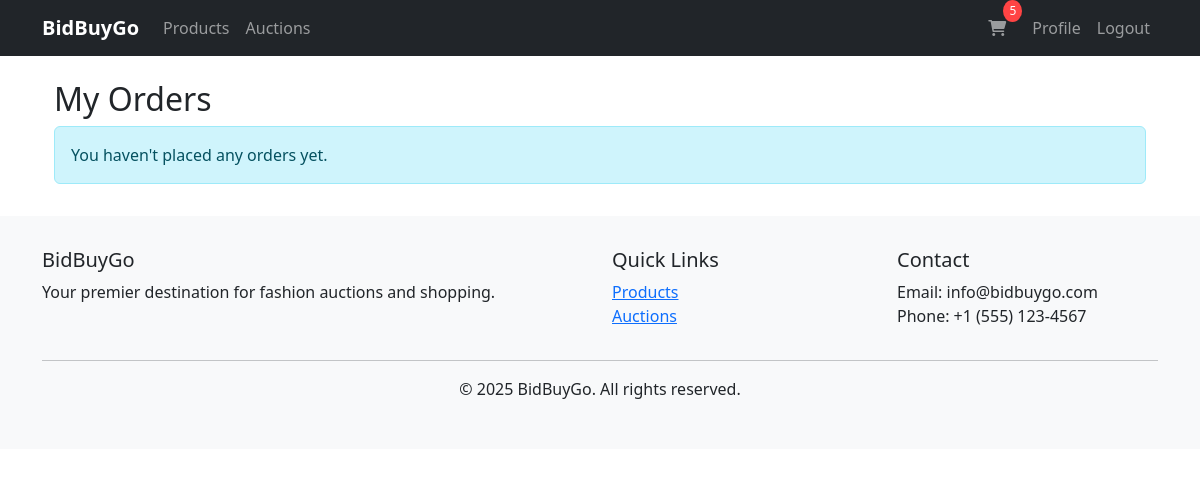
Page /orders/ (signed in) on the earlier database version.
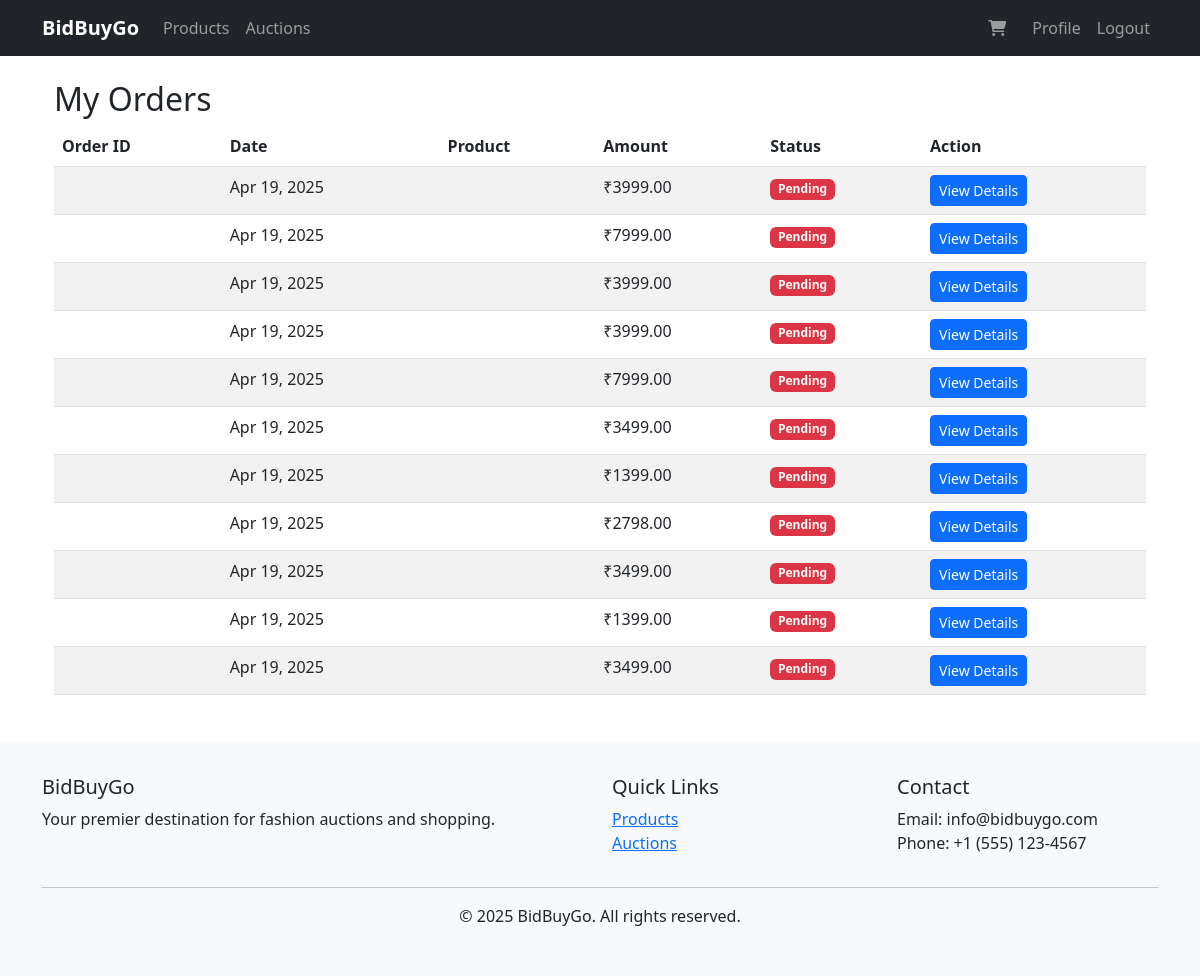
Same page on the later database version.
### bidbuygo/models.py (models this page shows, shortened)
class Order(models.Model):
    STATUS_CHOICES = [
        ('PENDING', 'Pending'),
        ('PAID', 'Paid'),
        ('SHIPPED', 'Shipped'),
        ('DELIVERED', 'Delivered'),
        ('CANCELLED', 'Cancelled'),
    ]
    order_id = models.CharField(max_length=50, unique=True, null=True, blank=True)
    user = models.ForeignKey(User, on_delete=models.CASCADE)
    amount = models.DecimalField(max_digits=10, decimal_places=2)
    status = models.CharField(max_length=20, choices=STATUS_CHOICES, default='PENDING')
    payment_method = models.CharField(max_length=20, default='COD')
    created_at = models.DateTimeField(auto_now_add=True)
    updated_at = models.DateTimeField(auto_now=True)
    full_name = models.CharField(max_length=100)
    phone_number = models.CharField(max_length=15)
    address_line1 = models.CharField(max_length=100)
    address_line2 = models.CharField(max_length=100, blank=True, null=True)
    city = models.CharField(max_length=50)
    state = models.CharField(max_length=50)
    postal_code = models.CharField(max_length=10)
    country = models.CharField(max_length=50, default='India')
    class Meta:
        ordering = ['-created_at']
        db_table = 'bidbuygo_order'

### bidbuygo/views.py (the view)
# urls.py: path('orders/', views.order_list, name='order_list'),
@login_required
def order_list(request):
    orders = Order.objects.filter(user=request.user).order_by('-created_at')
    context = {
        'orders': orders,
    }
    return render(request, 'bidbuygo/order_list.html', context)

### bidbuygo/context_processors.py (called while the page is built)
def cart_count(request):
    if request.user.is_authenticated:
        try:
            cart = Cart.objects.get(user=request.user)
            cart_count = CartItem.objects.filter(cart=cart).count()
        except Cart.DoesNotExist:
            cart_count = 0
    else:
        cart_count = 0
    return {'cart_count': cart_count}

### bidbuygo/templates/bidbuygo/order_list.html (shortened to what this page needs)
{% extends 'bidbuygo/base.html' %}
{% load static %}
{% block content %}
<div class="container mt-4">
    <h2>My Orders</h2>
    {% if orders %}
    <div class="table-responsive">
        <table class="table table-striped">
            <thead>
                <tr>
                    <th>Order ID</th>
                    <th>Date</th>
                    <th>Product</th>
                    <th>Amount</th>
                    <th>Status</th>
                    <th>Action</th>
                </tr>
            </thead>
            <tbody>
                {% for order in orders %}
                <tr>
                    <td>{{ order.razorpay_order_id }}</td>
                    <td>{{ order.created_at|date:"M d, Y" }}</td>
                    <td>{{ order.product.name }}</td>
                    <td>₹{{ order.amount }}</td>
                    <td>
                        <span class="badge {% if order.status == 'completed' %}bg-success{% elif order.status == 'pending' %}bg-warning{% else %}bg-danger{% endif %}">
                            {{ order.status|title }}
                        </span>
                    </td>
                    <td>
                        <a href="{% url 'bidbuygo:order_detail' order.id %}" class="btn btn-sm btn-primary">View Details</a>
                    </td>
                </tr>
                {% endfor %}
            </tbody>
        </table>
    </div>
    {% else %}
    <div class="alert alert-info">
        You haven't placed any orders yet.
    </div>
    {% endif %}
</div>
{% endblock %}

Differences in the rows shown:
added Order: created_at "Apr 19, 2025", amount "3999.00", status "Pending"
added Order: created_at "Apr 19, 2025", amount "7999.00", status "Pending"
added Order: created_at "Apr 19, 2025", amount "3999.00", status "Pending"
added Order: created_at "Apr 19, 2025", amount "3999.00", status "Pending"
added Order: created_at "Apr 19, 2025", amount "7999.00", status "Pending"
added Order: created_at "Apr 19, 2025", amount "3499.00", status "Pending"
added Order: created_at "Apr 19, 2025", amount "1399.00", status "Pending"
added Order: created_at "Apr 19, 2025", amount "2798.00", status "Pending"
added Order: created_at "Apr 19, 2025", amount "3499.00", status "Pending"
added Order: created_at "Apr 19, 2025", amount "1399.00", status "Pending"
added Order: created_at "Apr 19, 2025", amount "3499.00", status "Pending"
Other differences:
{{ cart_count }}: "5" → (not shown)
text no longer shown: "You haven't placed any orders yet."
text now shown: "Order ID Date Product Amount Status Action"
